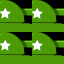

Tiled map render using the project's own tile images. Description and the whole map definition, tile-layer contents included, below:
An orthogonal 2x2 tile map with 32x32 px tiles, 1 tile layer (tank1).

<map version="1.9" tiledversion="1.9.2" orientation="orthogonal" renderorder="right-down" width="2" height="2" tilewidth="32" tileheight="32" infinite="0" nextlayerid="2" nextobjectid="1">
 <tileset firstgid="1" source="chooseTank1.tsx" />
 <layer id="1" name="tank1" width="2" height="2">
  <data encoding="csv">
2,2,
2,2
</data>
 </layer>
</map>
